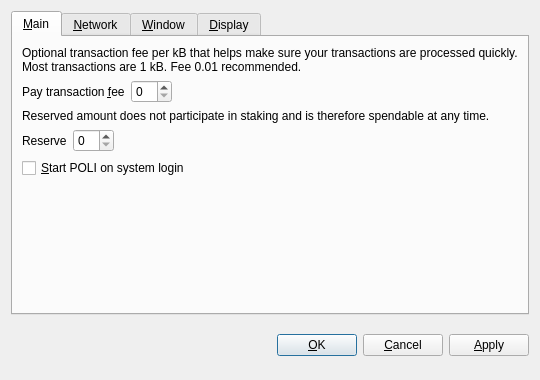
<?xml version="1.0" encoding="UTF-8"?>
<ui version="4.0">
 <class>OptionsDialog</class>
 <widget class="QDialog" name="OptionsDialog">
  <property name="geometry">
   <rect>
    <x>0</x>
    <y>0</y>
    <width>540</width>
    <height>380</height>
   </rect>
  </property>
  <property name="windowTitle">
   <string>Options</string>
  </property>
  <property name="modal">
   <bool>true</bool>
  </property>
  <layout class="QVBoxLayout" name="verticalLayout">
   <item>
    <widget class="QTabWidget" name="tabWidget">
     <property name="tabPosition">
      <enum>QTabWidget::North</enum>
     </property>
     <property name="currentIndex">
      <number>0</number>
     </property>
     <widget class="QWidget" name="tabMain">
      <attribute name="title">
       <string>&amp;Main</string>
      </attribute>
      <layout class="QVBoxLayout" name="verticalLayout_Main">
       <item>
        <widget class="QLabel" name="transactionFeeInfoLabel">
         <property name="text">
          <string>Optional transaction fee per kB that helps make sure your transactions are processed quickly. Most transactions are 1 kB. Fee 0.01 recommended.</string>
         </property>
         <property name="textFormat">
          <enum>Qt::PlainText</enum>
         </property>
         <property name="wordWrap">
          <bool>true</bool>
         </property>
        </widget>
       </item>
       <item>
        <layout class="QHBoxLayout" name="horizontalLayoutFee">
         <item>
          <widget class="QLabel" name="transactionFeeLabel">
           <property name="text">
            <string>Pay transaction &amp;fee</string>
           </property>
           <property name="textFormat">
            <enum>Qt::PlainText</enum>
           </property>
           <property name="buddy">
            <cstring>transactionFee</cstring>
           </property>
          </widget>
         </item>
         <item>
          <widget class="BitcoinAmountField" name="transactionFee"/>
         </item>
         <item>
          <spacer name="horizontalSpacerFee">
           <property name="orientation">
            <enum>Qt::Horizontal</enum>
           </property>
           <property name="sizeHint" stdset="0">
            <size>
             <width>40</width>
             <height>20</height>
            </size>
           </property>
          </spacer>
         </item>
        </layout>
       </item>
       <item>
        <widget class="QLabel" name="reserveBalanceInfoLabel">
         <property name="text">
          <string>Reserved amount does not participate in staking and is therefore spendable at any time.</string>
         </property>
         <property name="textFormat">
          <enum>Qt::PlainText</enum>
         </property>
         <property name="wordWrap">
          <bool>true</bool>
         </property>
        </widget>
       </item>
       <item>
        <layout class="QHBoxLayout" name="horizontalLayoutReserveBalance">
         <item>
          <widget class="QLabel" name="reserveBalanceLabel">
           <property name="text">
            <string>Reserve</string>
           </property>
           <property name="textFormat">
            <enum>Qt::PlainText</enum>
           </property>
           <property name="buddy">
            <cstring>reserveBalance</cstring>
           </property>
          </widget>
         </item>
         <item>
          <widget class="BitcoinAmountField" name="reserveBalance"/>
         </item>
         <item>
          <spacer name="horizontalSpacerReserveBalance">
           <property name="orientation">
            <enum>Qt::Horizontal</enum>
           </property>
           <property name="sizeHint" stdset="0">
            <size>
             <width>40</width>
             <height>20</height>
            </size>
           </property>
          </spacer>
         </item>
        </layout>
       </item>
       <item>
        <widget class="QCheckBox" name="bitcoinAtStartup">
         <property name="toolTip">
          <string>Automatically start POLI after logging in to the system.</string>
         </property>
         <property name="text">
          <string>&amp;Start POLI on system login</string>
         </property>
        </widget>
       </item>
       <item>
        <spacer name="verticalSpacer_Main">
         <property name="orientation">
          <enum>Qt::Vertical</enum>
         </property>
         <property name="sizeHint" stdset="0">
          <size>
           <width>20</width>
           <height>40</height>
          </size>
         </property>
        </spacer>
       </item>
      </layout>
     </widget>
     <widget class="QWidget" name="tabNetwork">
      <attribute name="title">
       <string>&amp;Network</string>
      </attribute>
      <layout class="QVBoxLayout" name="verticalLayout_Network">
       <item>
        <widget class="QCheckBox" name="mapPortUpnp">
         <property name="toolTip">
          <string>Automatically open the POLI client port on the router. This only works when your router supports UPnP and it is enabled.</string>
         </property>
         <property name="text">
          <string>Map port using &amp;UPnP</string>
         </property>
        </widget>
       </item>
       <item>
        <widget class="QCheckBox" name="connectSocks">
         <property name="toolTip">
          <string>Connect to the POLI network through a SOCKS5 proxy (e.g. when connecting through Tor).</string>
         </property>
         <property name="text">
          <string>&amp;Connect through SOCKS5 proxy:</string>
         </property>
        </widget>
       </item>
       <item>
        <layout class="QHBoxLayout" name="horizontalLayout_Network">
         <item>
          <widget class="QLabel" name="proxyIpLabel">
           <property name="text">
            <string>Proxy &amp;IP:</string>
           </property>
           <property name="textFormat">
            <enum>Qt::PlainText</enum>
           </property>
           <property name="buddy">
            <cstring>proxyIp</cstring>
           </property>
          </widget>
         </item>
         <item>
          <widget class="QValidatedLineEdit" name="proxyIp">
           <property name="maximumSize">
            <size>
             <width>140</width>
             <height>16777215</height>
            </size>
           </property>
           <property name="toolTip">
            <string>IP address of the proxy (e.g. 127.0.0.1)</string>
           </property>
          </widget>
         </item>
         <item>
          <widget class="QLabel" name="proxyPortLabel">
           <property name="text">
            <string>&amp;Port:</string>
           </property>
           <property name="textFormat">
            <enum>Qt::PlainText</enum>
           </property>
           <property name="buddy">
            <cstring>proxyPort</cstring>
           </property>
          </widget>
         </item>
         <item>
          <widget class="QLineEdit" name="proxyPort">
           <property name="maximumSize">
            <size>
             <width>55</width>
             <height>16777215</height>
            </size>
           </property>
           <property name="toolTip">
            <string>Port of the proxy (e.g. 9050)</string>
           </property>
          </widget>
         </item>
         <item>
          <spacer name="horizontalSpacer_Network">
           <property name="orientation">
            <enum>Qt::Horizontal</enum>
           </property>
           <property name="sizeHint" stdset="0">
            <size>
             <width>40</width>
             <height>20</height>
            </size>
           </property>
          </spacer>
         </item>
        </layout>
       </item>
       <item>
        <spacer name="verticalSpacer_Network">
         <property name="orientation">
          <enum>Qt::Vertical</enum>
         </property>
         <property name="sizeHint" stdset="0">
          <size>
           <width>20</width>
           <height>40</height>
          </size>
         </property>
        </spacer>
       </item>
      </layout>
     </widget>
     <widget class="QWidget" name="tabWindow">
      <attribute name="title">
       <string>&amp;Window</string>
      </attribute>
      <layout class="QVBoxLayout" name="verticalLayout_Window">
       <item>
        <widget class="QCheckBox" name="minimizeToTray">
         <property name="toolTip">
          <string>Show only a tray icon after minimizing the window.</string>
         </property>
         <property name="text">
          <string>&amp;Minimize to the tray instead of the taskbar</string>
         </property>
        </widget>
       </item>
       <item>
        <widget class="QCheckBox" name="minimizeOnClose">
         <property name="toolTip">
          <string>Minimize instead of exit the application when the window is closed. When this option is enabled, the application will be closed only after selecting Quit in the menu.</string>
         </property>
         <property name="text">
          <string>M&amp;inimize on close</string>
         </property>
        </widget>
       </item>
       <item>
        <spacer name="verticalSpacer_Window">
         <property name="orientation">
          <enum>Qt::Vertical</enum>
         </property>
         <property name="sizeHint" stdset="0">
          <size>
           <width>20</width>
           <height>40</height>
          </size>
         </property>
        </spacer>
       </item>
      </layout>
     </widget>
     <widget class="QWidget" name="tabDisplay">
      <attribute name="title">
       <string>&amp;Display</string>
      </attribute>
      <layout class="QVBoxLayout" name="verticalLayout_Display">
       <item>
        <layout class="QHBoxLayout" name="horizontalLayout_1_Display">
         <item>
          <widget class="QLabel" name="langLabel">
           <property name="text">
            <string>User Interface &amp;language:</string>
           </property>
           <property name="textFormat">
            <enum>Qt::PlainText</enum>
           </property>
           <property name="buddy">
            <cstring>lang</cstring>
           </property>
          </widget>
         </item>
         <item>
          <widget class="QValueComboBox" name="lang">
           <property name="toolTip">
            <string>The user interface language can be set here. This setting will take effect after restarting POLI.</string>
           </property>
          </widget>
         </item>
        </layout>
       </item>
       <item>
        <layout class="QHBoxLayout" name="horizontalLayout_2_Display">
         <item>
          <widget class="QLabel" name="unitLabel">
           <property name="text">
            <string>&amp;Unit to show amounts in:</string>
           </property>
           <property name="textFormat">
            <enum>Qt::PlainText</enum>
           </property>
           <property name="buddy">
            <cstring>unit</cstring>
           </property>
          </widget>
         </item>
         <item>
          <widget class="QValueComboBox" name="unit">
           <property name="toolTip">
            <string>Choose the default subdivision unit to show in the interface and when sending coins.</string>
           </property>
          </widget>
         </item>
        </layout>
       </item>
       <item>
        <widget class="QCheckBox" name="coinControlFeatures">
         <property name="toolTip">
          <string>Whether to show coin control features or not.</string>
         </property>
         <property name="text">
          <string>Display coin &amp;control features (experts only!)</string>
         </property>
        </widget>
       </item>
       <item>
        <widget class="QCheckBox" name="minimizeCoinAge">
         <property name="toolTip">
          <string>Whether to select the coin outputs randomly or with minimal coin age.</string>
         </property>
         <property name="text">
          <string>Minimize weight consumption (experimental)</string>
         </property>
        </widget>
       </item>
       <item>
        <widget class="QCheckBox" name="useBlackTheme">
         <property name="text">
          <string>Use POLI visual theme (requires restart)</string>
         </property>
        </widget>
       </item>
       <item>
        <spacer name="verticalSpacer_Display">
         <property name="orientation">
          <enum>Qt::Vertical</enum>
         </property>
         <property name="sizeHint" stdset="0">
          <size>
           <width>20</width>
           <height>40</height>
          </size>
         </property>
        </spacer>
       </item>
      </layout>
     </widget>
    </widget>
   </item>
   <item>
    <layout class="QHBoxLayout" name="horizontalLayout_Buttons">
     <item>
      <spacer name="horizontalSpacer_1">
       <property name="orientation">
        <enum>Qt::Horizontal</enum>
       </property>
       <property name="sizeHint" stdset="0">
        <size>
         <width>40</width>
         <height>48</height>
        </size>
       </property>
      </spacer>
     </item>
     <item>
      <widget class="QLabel" name="statusLabel">
       <property name="font">
        <font>
         <weight>75</weight>
         <bold>true</bold>
        </font>
       </property>
       <property name="text">
        <string/>
       </property>
       <property name="textFormat">
        <enum>Qt::PlainText</enum>
       </property>
       <property name="wordWrap">
        <bool>true</bool>
       </property>
      </widget>
     </item>
     <item>
      <spacer name="horizontalSpacer_2">
       <property name="orientation">
        <enum>Qt::Horizontal</enum>
       </property>
       <property name="sizeHint" stdset="0">
        <size>
         <width>40</width>
         <height>48</height>
        </size>
       </property>
      </spacer>
     </item>
     <item>
      <widget class="QPushButton" name="okButton">
       <property name="text">
        <string>&amp;OK</string>
       </property>
      </widget>
     </item>
     <item>
      <widget class="QPushButton" name="cancelButton">
       <property name="text">
        <string>&amp;Cancel</string>
       </property>
       <property name="autoDefault">
        <bool>false</bool>
       </property>
      </widget>
     </item>
     <item>
      <widget class="QPushButton" name="applyButton">
       <property name="text">
        <string>&amp;Apply</string>
       </property>
       <property name="autoDefault">
        <bool>false</bool>
       </property>
      </widget>
     </item>
    </layout>
   </item>
  </layout>
 </widget>
 <customwidgets>
  <customwidget>
   <class>BitcoinAmountField</class>
   <extends>QSpinBox</extends>
   <header>bitcoinamountfield.h</header>
  </customwidget>
  <customwidget>
   <class>QValueComboBox</class>
   <extends>QComboBox</extends>
   <header>qvaluecombobox.h</header>
  </customwidget>
  <customwidget>
   <class>QValidatedLineEdit</class>
   <extends>QLineEdit</extends>
   <header>qvalidatedlineedit.h</header>
  </customwidget>
 </customwidgets>
 <resources/>
 <connections/>
</ui>
